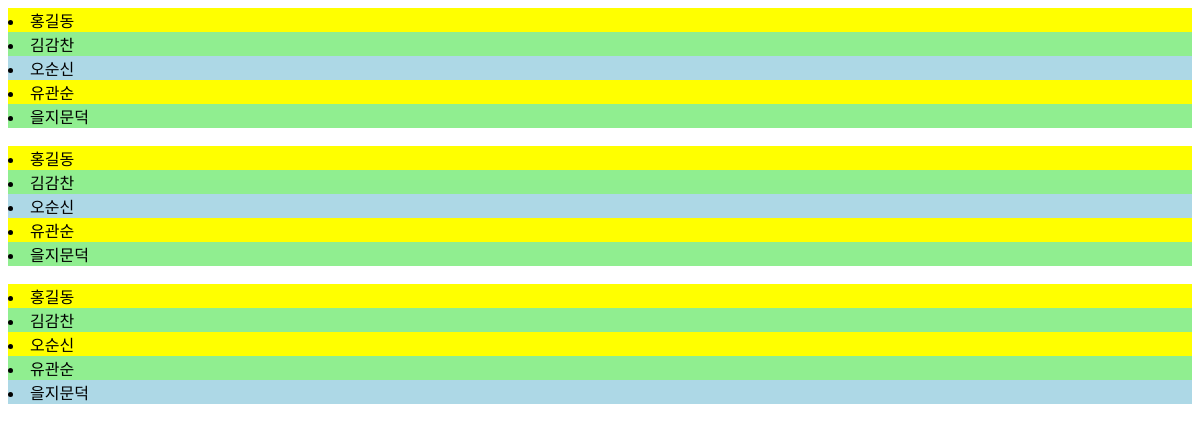
Before: /pjsapp/template5/ with the older database file.
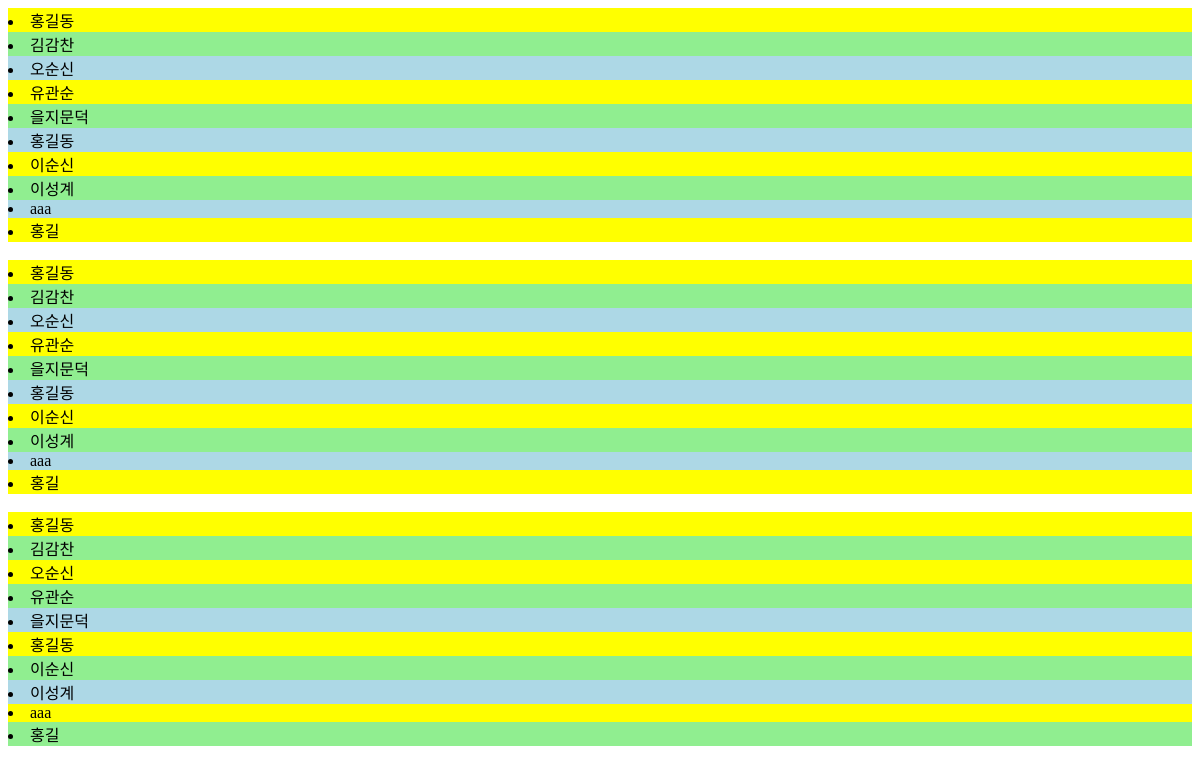
After: the same page with the newer database file.
### pjsapp/models.py (models this page shows)
class Address(models.Model):
    name = models.CharField(max_length=200)
    addr = models.TextField()
    rdate = models.DateTimeField()

### pjsapp/views.py (the view)
# urls.py: path('template5/', views.test5, name='template5'),
def test5(request):
    addresses = Address.objects.all().values()
    template = loader.get_template('template5.html')
    context = {
        'addresses': addresses,
    }
    return HttpResponse(template.render(context, request))

### pjsapp/templates/template5.html (shortened to what this page needs)
{% for address in addresses %}
    <li style="background-color:{% cycle 'yellow' 'lightgreen' 'lightblue' %}">
        {{address.name}}
    </li>
{% endfor %}
{% for address in addresses %}
    {% cycle 'yellow' 'lightgreen' 'lightblue' as bgc silent %}
    <li style="background-color:{{bgc}}">
        {{address.name}}
    </li>
{% endfor %}
{% for address in addresses %}
    {% cycle 'yellow' 'lightgreen' 'lightblue' as bgc silent %}
    <li style="background-color:{{bgc}}">
        {{address.name}}
    </li>
{% endfor %}

Changed rows visible on the page:
added Address: name "홍길동"
added Address: name "이순신"
added Address: name "이성계"
added Address: name "aaa"
added Address: name "홍길"
